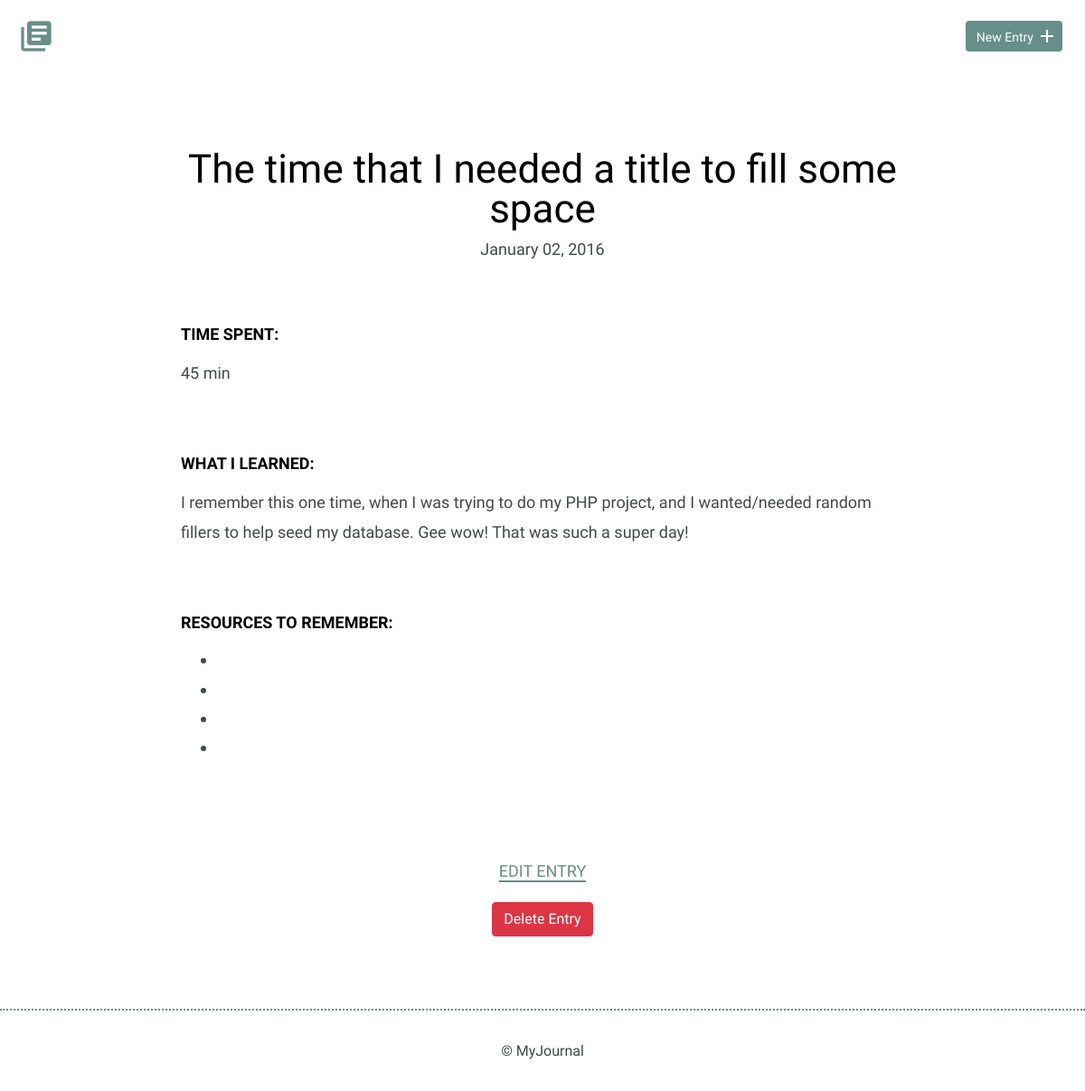
Screenshot of /detail.php?id=3 with the database file from the repository.
### tables this page shows
CREATE TABLE "entries" (
	`id`	INTEGER,
	`title`	TEXT,
	`date`	TEXT,
	`time_spent`	INTEGER,
	`learned`	BLOB,
	`resources`	BLOB,
	PRIMARY KEY(`id`)
);

### inc/functions.php (called while the page is built, shortened)
<?php
function detail() {
    include('connection.php');
    $id = filter_input(INPUT_GET, 'id', FILTER_SANITIZE_NUMBER_INT);
    switch($id) {
        case 3:
            $offsetCondition = " OFFSET 3";
        break;
    }
    try
    {
        $sql = "SELECT * FROM entries ORDER BY date DESC LIMIT 1" . "$offsetCondition";
        $stmt = $db->prepare($sql);
        $stmt->execute();
        while ($row = $stmt->fetch(PDO::FETCH_ASSOC)) {
            return $row;
        }
    } catch (Exception $e) {
        echo "Error: ". $e->getMessage();
    }
}

### detail.php (the view)
<?php
include('inc/header.php');
include('inc/functions.php');
$detail     = detail();
?>
        <section>
            <div class="container">
                <div class="entry-list single">
                    <article>
                        <h1><?php echo $detail['title']; ?></h1>
                        <time datetime="2016-01-31"><?php echo date("F d, Y", strtotime($detail['date'])); ?></time>
                        <div class="entry">
                            <h3>Time Spent: </h3>
                            <p><?php echo $detail['time_spent']; ?></p>
                        </div>
                        <div class="entry">
                            <h3>What I Learned:</h3>
                            <p><?php echo $detail['learned'];?></p>
                        </div>
                        <div class="entry">
                            <h3>Resources to Remember:</h3>
                            <ul>
                                <li><a href=""></a><?php echo $detail['resources']; ?></li>
                                <li><a href=""></a></li>
                                <li></li>
                                <li><a href=""></a></li>
                            </ul>
                        </div>
                    </article>
                </div>
            </div>
            <div class="edit">
                <p><a href="edit.php?id=<?php echo $_GET['id']; ?>" name="edit">Edit Entry</a></p>
                <form method="POST" action="delete.php?id=<?php echo $detail[id]; ?>">
                    <button type="submit" class="btn btn-danger">Delete Entry</button>
                </form>
            </div>
        </section>
<?php
include('inc/footer.php');
?>

### css/site.css (style rules this page uses)
.btn.btn-danger { display: inline-block; font-weight: 400; color: #212529; text-align: center; vertical-align: middle; cursor: pointer; -webkit-user-select: none; -moz-user-select: none; -ms-user-select: none; user-select: none; background-color: transparent; border: 1px solid transparent; padding: 0.375rem 0.75rem; font-size: 1rem; line-height: 1.5; border-radius: 0.25rem; transition: color 0.15s ease-in-out, background-color 0.15s ease-in-out, border-color 0.15s ease-in-out, box-shadow 0.15s ease-in-out; color: #fff; background-color: #dc3545; border-color: #dc3545; }
body { font-size: 16px; color: #404a49; font-family: 'Cousine', serif; font-weight: 400; }
.container { margin: 0 auto; padding: 0 25px; }
h1, h2, h3 { margin: 0; font-weight: 400; line-height: 1em; color: #000; }
h1 { font-size: 44px; margin-bottom: 12px; }
h3 { font-size: 18px; font-family: 'Work Sans', serif; font-weight: 600; text-transform: uppercase; }
p { line-height: 1.8em; font-size: 18px; }
p a { border-bottom: 2px solid #678f89; padding: 0; color: #678f89; text-decoration: none; }
ul li { line-height: 1.8em; font-size: 18px; }
.entry-list, .edit-entry, .new-entry { max-width: 800px; margin: 0 auto; padding: 70px 0 150px 0; }
.entry-list article { margin-bottom: 70px; text-align: center; }
.entry-list article:last-child { margin-bottom: 0; }
.entry-list.single { padding-bottom: 70px; }
.entry-list.single time { font-size: 18px; }
.entry { max-width: 800px; margin: 75px auto 0 auto; text-align: left; }
.entry p { margin-bottom: 40px; }
.edit { padding-bottom: 80px; text-align: center; margin: 0 auto; }
.edit a { font-weight: 400; text-transform: uppercase; font-size: 18px; }

### rows the page displays
entries: title "The time that I needed a title to fill some space", date "January 02, 2016", time_spent "45 min", learned "I remember this one time, when I was trying to do my PHP project, and I wanted/needed random fillers to help seed my database. Gee wow! That was such a super day!"
